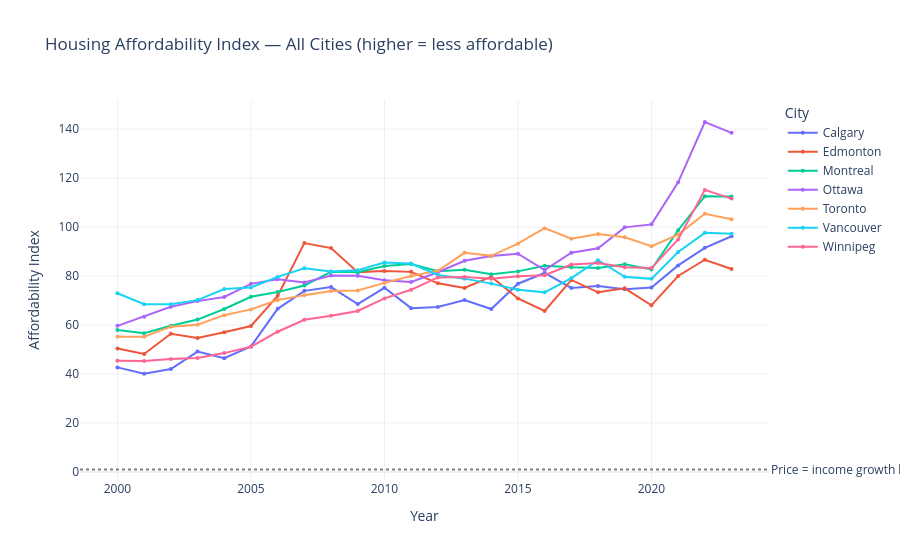

Here is the notebook cell this chart was saved with:
### Markdown cell above
### Affordability index over time (all cities)

The most important chart. It adjusts price growth for income growth so you can see whether earnings kept up with the housing market. The dotted line at 1.0 is the baseline where incomes and prices moved together. Everything above it means prices won.

### Code cell
df_afford = pd.read_sql_query(
    "SELECT year, city, affordability_index FROM affordability ORDER BY city, year",
    conn,
)

fig3 = px.line(
    df_afford,
    x="year",
    y="affordability_index",
    color="city",
    markers=True,
    title="Housing Affordability Index — All Cities (higher = less affordable)",
    labels={"year": "Year", "affordability_index": "Affordability Index", "city": "City"},
)
fig3.update_traces(marker_size=4)
fig3.update_layout(
    hovermode="x unified",
    template="plotly_white",
    legend_title_text="City",
    yaxis_title="Affordability Index",
)
# Add a reference line at 1.0 (prices keeping pace with income growth)
fig3.add_hline(y=1.0, line_dash="dot", line_color="grey",
               annotation_text="Price = income growth baseline", annotation_position="right")
fig3.show()

### Figure 1 — Plotly figure (JSON) as saved in the notebook; plotly's stock layout.template omitted (floating-point values rounded to 4 significant figures)
{"data": [{"hovertemplate": "City=Calgary<br>Year=%{x}<br>Affordability Index=%{y}<extra></extra>", "legendgroup": "Calgary", "line": {"color": "#636efa", "dash": "solid"}, "marker": {"size": 4, "symbol": "circle"}, "mode": "lines+markers", "name": "Calgary", "orientation": "v", "showlegend": true, "type": "scatter", "x": [2000, 2001, 2002, 2003, 2004, 2005, 2006, 2007, 2008, 2009, 2010, 2011, 2012, 2013, 2014, 2015, 2016, 2017, 2018, 2019, 2020, 2021, 2022, 2023], "xaxis": "x", "y": [42.7, 40.12, 42.0, 49.18, 46.46, 51.27, 66.63, 73.96, 75.52, 68.57, 75.22, 66.91, 67.34, 70.24, 66.54, 76.88, 81.26, 75.14, 75.93, 74.64, 75.37, 84.35, 91.52, 96.27], "yaxis": "y"}, {"hovertemplate": "City=Edmonton<br>Year=%{x}<br>Affordability Index=%{y}<extra></extra>", "legendgroup": "Edmonton", "line": {"color": "#EF553B", "dash": "solid"}, "marker": {"size": 4, "symbol": "circle"}, "mode": "lines+markers", "name": "Edmonton", "orientation": "v", "showlegend": true, "type": "scatter", "x": [2000, 2001, 2002, 2003, 2004, 2005, 2006, 2007, 2008, 2009, 2010, 2011, 2012, 2013, 2014, 2015, 2016, 2017, 2018, 2019, 2020, 2021, 2022, 2023], "xaxis": "x", "y": [50.42, 48.17, 56.44, 54.72, 57.05, 59.6, 71.92, 93.5, 91.42, 81.61, 82.09, 81.72, 77.02, 75.18, 79.76, 70.85, 65.77, 78.43, 73.37, 75.01, 68.05, 80.02, 86.66, 82.91], "yaxis": "y"}, {"hovertemplate": "City=Montreal<br>Year=%{x}<br>Affordability Index=%{y}<extra></extra>", "legendgroup": "Montreal", "line": {"color": "#00cc96", "dash": "solid"}, "marker": {"size": 4, "symbol": "circle"}, "mode": "lines+markers", "name": "Montreal", "orientation": "v", "showlegend": true, "type": "scatter", "x": [2000, 2001, 2002, 2003, 2004, 2005, 2006, 2007, 2008, 2009, 2010, 2011, 2012, 2013, 2014, 2015, 2016, 2017, 2018, 2019, 2020, 2021, 2022, 2023], "xaxis": "x", "y": [57.95, 56.67, 59.74, 62.24, 66.57, 71.55, 73.53, 76.14, 81.74, 81.6, 84.14, 84.95, 82.01, 82.54, 80.74, 81.92, 84.24, 83.59, 83.31, 84.81, 82.73, 98.72, 112.6, 112.5], "yaxis": "y"}, {"hovertemplate": "City=Ottawa<br>Year=%{x}<br>Affordability Index=%{y}<extra></extra>", "legendgroup": "Ottawa", "line": {"color": "#ab63fa", "dash": "solid"}, "marker": {"size": 4, "symbol": "circle"}, "mode": "lines+markers", "name": "Ottawa", "orientation": "v", "showlegend": true, "type": "scatter", "x": [2000, 2001, 2002, 2003, 2004, 2005, 2006, 2007, 2008, 2009, 2010, 2011, 2012, 2013, 2014, 2015, 2016, 2017, 2018, 2019, 2020, 2021, 2022, 2023], "xaxis": "x", "y": [59.67, 63.43, 67.44, 69.78, 71.46, 76.83, 78.66, 77.35, 80.19, 80.1, 78.25, 77.61, 81.57, 86.28, 88.23, 89.15, 82.48, 89.57, 91.34, 99.89, 101.1, 118.3, 142.9, 138.5], "yaxis": "y"}, {"hovertemplate": "City=Toronto<br>Year=%{x}<br>Affordability Index=%{y}<extra></extra>", "legendgroup": "Toronto", "line": {"color": "#FFA15A", "dash": "solid"}, "marker": {"size": 4, "symbol": "circle"}, "mode": "lines+markers", "name": "Toronto", "orientation": "v", "showlegend": true, "type": "scatter", "x": [2000, 2001, 2002, 2003, 2004, 2005, 2006, 2007, 2008, 2009, 2010, 2011, 2012, 2013, 2014, 2015, 2016, 2017, 2018, 2019, 2020, 2021, 2022, 2023], "xaxis": "x", "y": [55.17, 55.23, 59.34, 60.14, 64.03, 66.39, 70.22, 72.21, 73.88, 74.16, 77.21, 80.05, 82.17, 89.48, 88.28, 93.24, 99.57, 95.27, 97.17, 95.83, 92.19, 96.96, 105.5, 103.2], "yaxis": "y"}, {"hovertemplate": "City=Vancouver<br>Year=%{x}<br>Affordability Index=%{y}<extra></extra>", "legendgroup": "Vancouver", "line": {"color": "#19d3f3", "dash": "solid"}, "marker": {"size": 4, "symbol": "circle"}, "mode": "lines+markers", "name": "Vancouver", "orientation": "v", "showlegend": true, "type": "scatter", "x": [2000, 2001, 2002, 2003, 2004, 2005, 2006, 2007, 2008, 2009, 2010, 2011, 2012, 2013, 2014, 2015, 2016, 2017, 2018, 2019, 2020, 2021, 2022, 2023], "xaxis": "x", "y": [72.97, 68.54, 68.47, 70.18, 74.68, 75.34, 79.66, 83.2, 81.85, 82.41, 85.49, 85.1, 80.46, 78.95, 76.92, 74.39, 73.34, 79.13, 86.5, 79.73, 78.87, 89.84, 97.66, 97.31], "yaxis": "y"}, {"hovertemplate": "City=Winnipeg<br>Year=%{x}<br>Affordability Index=%{y}<extra></extra>", "legendgroup": "Winnipeg", "line": {"color": "#FF6692", "dash": "solid"}, "marker": {"size": 4, "symbol": "circle"}, "mode": "lines+markers", "name": "Winnipeg", "orientation": "v", "showlegend": true, "type": "scatter", "x": [2000, 2001, 2002, 2003, 2004, 2005, 2006, 2007, 2008, 2009, 2010, 2011, 2012, 2013, 2014, 2015, 2016, 2017, 2018, 2019, 2020, 2021, 2022, 2023], "xaxis": "x", "y": [45.42, 45.35, 46.14, 46.56, 48.54, 51.15, 57.26, 62.13, 63.76, 65.76, 70.87, 74.4, 79.46, 79.64, 78.95, 79.94, 80.38, 84.72, 85.3, 83.57, 83.26, 94.92, 115.2, 111.7], "yaxis": "y"}], "layout": {"annotations": [{"showarrow": false, "text": "Price = income growth baseline", "x": 1, "xanchor": "left", "xref": "x domain", "y": 1, "yanchor": "middle", "yref": "y"}], "hovermode": "x unified", "legend": {"title": {"text": "City"}, "tracegroupgap": 0}, "shapes": [{"line": {"color": "grey", "dash": "dot"}, "type": "line", "x0": 0, "x1": 1, "xref": "x domain", "y0": 1, "y1": 1, "yref": "y"}], "title": {"text": "Housing Affordability Index — All Cities (higher = less affordable)"}, "xaxis": {"anchor": "y", "domain": [0, 1], "title": {"text": "Year"}}, "yaxis": {"anchor": "x", "domain": [0, 1], "title": {"text": "Affordability Index"}}}}
